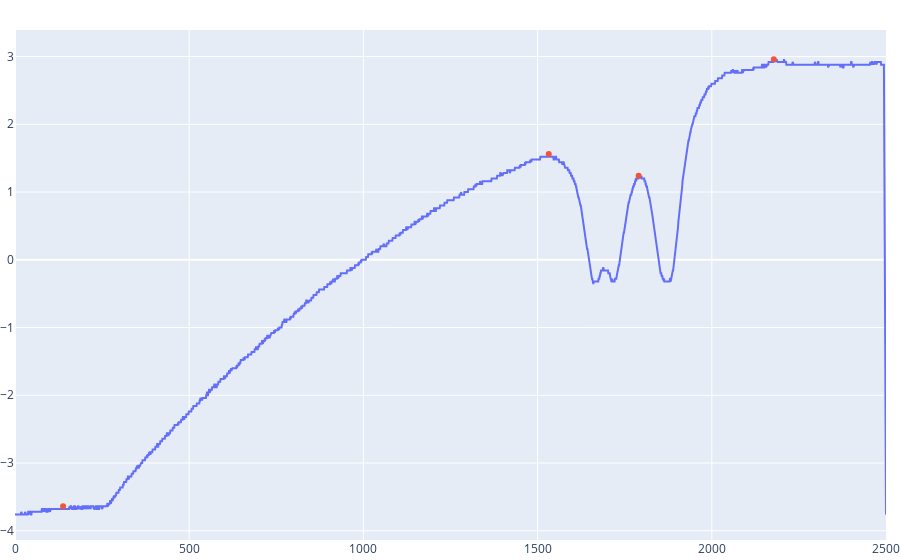

Source (notebook cell):
### Code cell
plotter(met_temp_9, None, *peak_finder(met_temp_9, 200))

### Figure 1 — Plotly figure (JSON) as saved in the notebook; plotly's stock layout.template omitted (floating-point values rounded to 4 significant figures; data arrays with more than 128 entries replaced by an {"elided": "..."} marker saying what was removed)
{"data": [{"type": "scatter", "y": {"elided": "2501 float values"}}, {"mode": "markers", "type": "scatter", "x": [138, 1532, 1790, 2178], "y": [-3.64, 1.56, 1.24, 2.96]}], "layout": {"margin": {"b": 20, "l": 0, "r": 0, "t": 30}, "showlegend": false}}
